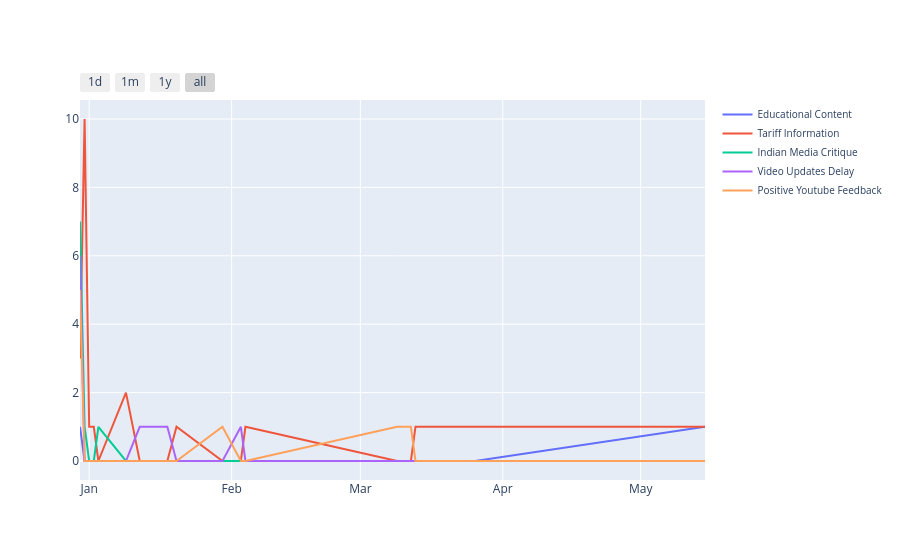

Notebook code cell kept with this figure:
### Code cell
import pandas as pd
import plotly.graph_objects as go

# Build DataFrame from comments list
df = pd.DataFrame(variables['comments'])
df['publishedAt'] = pd.to_datetime(df['publishedAt']).dt.date  # bucket by day

# Pivot: time vs topic counts
topics_data = df.groupby(['publishedAt','topic_name']).size().unstack(fill_value=0)

fig = go.Figure()

for topic in topics_data.columns:
    fig.add_trace(go.Scatter(
        x=topics_data.index,
        y=topics_data[topic],
        mode="lines",
        name=topic.split('_')[1].title()
    ))

fig.update_layout(
    xaxis=dict(
        type="date",
        tickformatstops=[
            dict(dtickrange=[None, 86400000], value="%d %b"),     # when zoomed to days → "15 Jul"
            dict(dtickrange=[86400000, 2678400000], value="%b"),  # when zoomed to months → "Jul, Aug"
            dict(dtickrange=[2678400000, None], value="%Y")       # when zoomed to years → "2026"
        ],
        rangeselector=dict(
            buttons=list([
                dict(count=1, label="1d", step="day", stepmode="backward"),
                dict(count=1, label="1m", step="month", stepmode="backward"),
                dict(count=1, label="1y", step="year", stepmode="backward"),
                dict(step="all")
            ])
        ),
        # rangeslider=dict(visible=True),
        tickformat="%Y-%m-%d"   # removes time part, shows only date
    )
)
fig.update_layout(
    legend=dict(
        font=dict(size=10)   # 🔹 adjust legend text size
    )
)

fig.show()

### Figure 1 — Plotly figure (JSON) as saved in the notebook; plotly's stock layout.template omitted (floating-point values rounded to 4 significant figures)
{"data": [{"mode": "lines", "name": "Educational Content", "type": "scatter", "x": ["2025-12-30", "2025-12-31", "2026-01-01", "2026-01-02", "2026-01-03", "2026-01-09", "2026-01-12", "2026-01-18", "2026-01-20", "2026-01-30", "2026-02-03", "2026-02-04", "2026-03-09", "2026-03-12", "2026-03-13", "2026-03-26", "2026-05-15"], "y": [1, 0, 0, 0, 0, 0, 0, 0, 0, 0, 0, 0, 0, 0, 0, 0, 1]}, {"mode": "lines", "name": "Tariff Information", "type": "scatter", "x": ["2025-12-30", "2025-12-31", "2026-01-01", "2026-01-02", "2026-01-03", "2026-01-09", "2026-01-12", "2026-01-18", "2026-01-20", "2026-01-30", "2026-02-03", "2026-02-04", "2026-03-09", "2026-03-12", "2026-03-13", "2026-03-26", "2026-05-15"], "y": [3, 10, 1, 1, 0, 2, 0, 0, 1, 0, 0, 1, 0, 0, 1, 1, 1]}, {"mode": "lines", "name": "Indian Media Critique", "type": "scatter", "x": ["2025-12-30", "2025-12-31", "2026-01-01", "2026-01-02", "2026-01-03", "2026-01-09", "2026-01-12", "2026-01-18", "2026-01-20", "2026-01-30", "2026-02-03", "2026-02-04", "2026-03-09", "2026-03-12", "2026-03-13", "2026-03-26", "2026-05-15"], "y": [7, 1, 0, 0, 1, 0, 0, 0, 0, 0, 0, 0, 0, 0, 0, 0, 0]}, {"mode": "lines", "name": "Video Updates Delay", "type": "scatter", "x": ["2025-12-30", "2025-12-31", "2026-01-01", "2026-01-02", "2026-01-03", "2026-01-09", "2026-01-12", "2026-01-18", "2026-01-20", "2026-01-30", "2026-02-03", "2026-02-04", "2026-03-09", "2026-03-12", "2026-03-13", "2026-03-26", "2026-05-15"], "y": [6, 0, 0, 0, 0, 0, 1, 1, 0, 0, 1, 0, 0, 0, 0, 0, 0]}, {"mode": "lines", "name": "Positive Youtube Feedback", "type": "scatter", "x": ["2025-12-30", "2025-12-31", "2026-01-01", "2026-01-02", "2026-01-03", "2026-01-09", "2026-01-12", "2026-01-18", "2026-01-20", "2026-01-30", "2026-02-03", "2026-02-04", "2026-03-09", "2026-03-12", "2026-03-13", "2026-03-26", "2026-05-15"], "y": [5, 0, 0, 0, 0, 0, 0, 0, 0, 1, 0, 0, 1, 1, 0, 0, 0]}], "layout": {"legend": {"font": {"size": 10}}, "xaxis": {"rangeselector": {"buttons": [{"count": 1, "label": "1d", "step": "day", "stepmode": "backward"}, {"count": 1, "label": "1m", "step": "month", "stepmode": "backward"}, {"count": 1, "label": "1y", "step": "year", "stepmode": "backward"}, {"step": "all"}]}, "tickformat": "%Y-%m-%d", "tickformatstops": [{"dtickrange": [null, 86400000], "value": "%d %b"}, {"dtickrange": [86400000, 2678400000], "value": "%b"}, {"dtickrange": [2678400000, null], "value": "%Y"}], "type": "date"}}}
